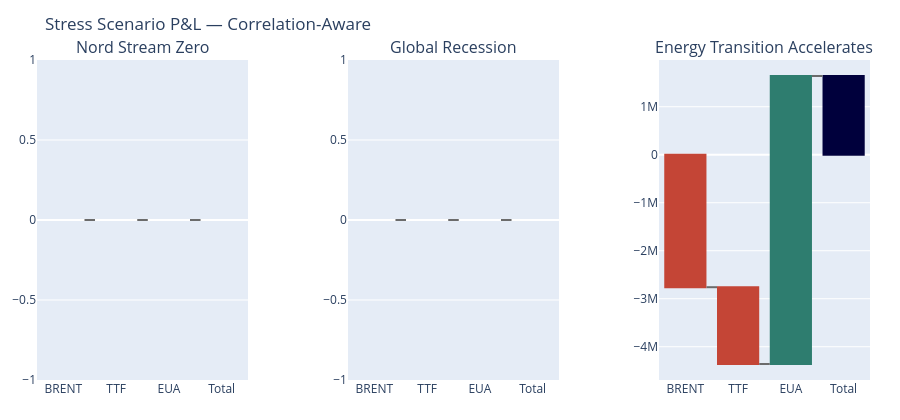

The notebook cell saved with this chart:
### Markdown cell above
## 6. Stress Scenario P&L

Three macro scenarios, calibrated to historical events and policy
trajectories, applied with correlation-aware copula simulation:

- **Nord Stream Zero**: Russian gas supply disappears. TTF spikes 300%, power
  follows (+200%), carbon rises on fuel-switching to coal (+50%). Gas-power
  correlation approaches 1.0.
- **Global Recession**: Demand destruction across all commodities. Risk-off
  convergence, all correlations shift toward 0.90. Brent −40%, TTF −40%,
  carbon −20%.
- **Energy Transition**: Carbon at €150/t (Fit-for-55 trajectory). Coal
  destroyed (−50%). Renewables cannibalise power prices (−10%). Oil demand
  structurally lower (−30%). Gas-power correlation falls to 0.10 as
  renewables decouple the relationship.

Each scenario is run through the copula engine with a shocked correlation
matrix specific to that regime. The P&L waterfall decomposes the total impact
by position.

### Code cell
scenario_names = ["gas_crisis", "recession", "energy_transition"]
current_prices = {c: float(pivot[c].iloc[-1]) for c in pivot.columns if c in positions}

fig5 = make_subplots(
    rows=1, cols=3,
    subplot_titles=[SCENARIOS[s].name for s in scenario_names],
    horizontal_spacing=0.12,
)

for idx, s_name in enumerate(scenario_names, start=1):
    scenario = SCENARIOS[s_name]
    result = run_scenario(
        positions, scenario, current_prices,
        copula=copula, commodities=list(aligned_rets.columns),
    )
    items = list(result.pnl_by_position.keys())
    values = list(result.pnl_by_position.values())

    fig5.add_trace(go.Waterfall(
        name=s_name, orientation="v",
        measure=["relative"] * len(items) + ["total"],
        x=items + ["Total"], y=values + [result.total_pnl],
        connector={"line": {"color": GRAY}},
        decreasing={"marker": {"color": RED}},
        increasing={"marker": {"color": TEAL}},
        totals={"marker": {"color": NAVY}},
        showlegend=False,
    ), row=1, col=idx)

fig5.update_layout(
    title="Stress Scenario P&L — Correlation-Aware",
    height=420, margin=dict(l=30, r=30, t=60, b=40),
)
fig5.show()

print("Scenario P&L summary:")
for s_name in scenario_names:
    s = SCENARIOS[s_name]
    result = run_scenario(positions, s, current_prices,
                          copula=copula, commodities=list(aligned_rets.columns))
    print(f"  {s.name:30s}: EUR {result.total_pnl:>12,.0f}")

### Figure 1 — Plotly figure (JSON) as saved in the notebook; plotly's stock layout.template omitted (floating-point values rounded to 4 significant figures)
{"data": [{"connector": {"line": {"color": "#6B6B6B"}}, "decreasing": {"marker": {"color": "#C44536"}}, "increasing": {"marker": {"color": "#2E7D6F"}}, "measure": ["relative", "relative", "relative", "total"], "name": "gas_crisis", "orientation": "v", "showlegend": false, "totals": {"marker": {"color": "#00003C"}}, "type": "waterfall", "x": ["BRENT", "TTF", "EUA", "Total"], "xaxis": "x", "y": [0.0, 0.0, 0.0, 47950.0], "yaxis": "y"}, {"connector": {"line": {"color": "#6B6B6B"}}, "decreasing": {"marker": {"color": "#C44536"}}, "increasing": {"marker": {"color": "#2E7D6F"}}, "measure": ["relative", "relative", "relative", "total"], "name": "recession", "orientation": "v", "showlegend": false, "totals": {"marker": {"color": "#00003C"}}, "type": "waterfall", "x": ["BRENT", "TTF", "EUA", "Total"], "xaxis": "x2", "y": [0.0, 0.0, 0.0, -3555.0], "yaxis": "y2"}, {"connector": {"line": {"color": "#6B6B6B"}}, "decreasing": {"marker": {"color": "#C44536"}}, "increasing": {"marker": {"color": "#2E7D6F"}}, "measure": ["relative", "relative", "relative", "total"], "name": "energy_transition", "orientation": "v", "showlegend": false, "totals": {"marker": {"color": "#00003C"}}, "type": "waterfall", "x": ["BRENT", "TTF", "EUA", "Total"], "xaxis": "x3", "y": [-2760000.0, -1600000.0, 6000000.0, 1640000.0], "yaxis": "y3"}], "layout": {"annotations": [{"font": {"size": 16}, "showarrow": false, "text": "Nord Stream Zero", "x": 0.1267, "xanchor": "center", "xref": "paper", "y": 1.0, "yanchor": "bottom", "yref": "paper"}, {"font": {"size": 16}, "showarrow": false, "text": "Global Recession", "x": 0.5, "xanchor": "center", "xref": "paper", "y": 1.0, "yanchor": "bottom", "yref": "paper"}, {"font": {"size": 16}, "showarrow": false, "text": "Energy Transition Accelerates", "x": 0.8733, "xanchor": "center", "xref": "paper", "y": 1.0, "yanchor": "bottom", "yref": "paper"}], "height": 420, "margin": {"b": 40, "l": 30, "r": 30, "t": 60}, "title": {"text": "Stress Scenario P&L — Correlation-Aware"}, "xaxis": {"anchor": "y", "domain": [0.0, 0.2533]}, "xaxis2": {"anchor": "y2", "domain": [0.3733, 0.6267]}, "xaxis3": {"anchor": "y3", "domain": [0.7467, 1.0]}, "yaxis": {"anchor": "x", "domain": [0.0, 1.0]}, "yaxis2": {"anchor": "x2", "domain": [0.0, 1.0]}, "yaxis3": {"anchor": "x3", "domain": [0.0, 1.0]}}}
